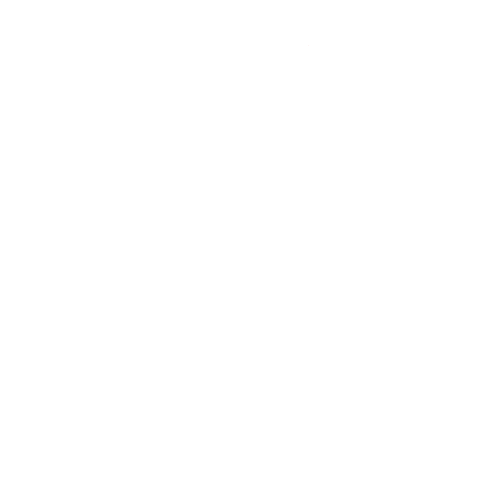
Frame 1 (no input)
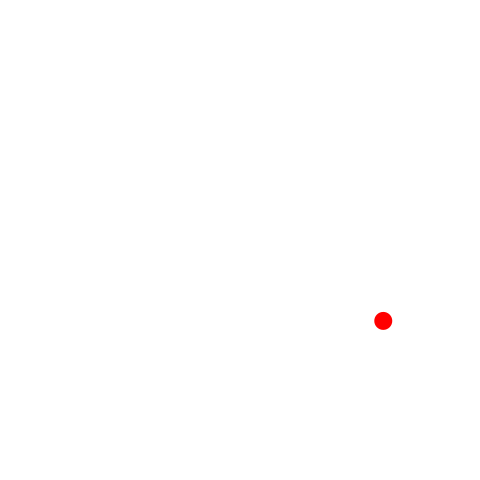
Frame 60 (the mouse pressed at the canvas centre just before this capture)
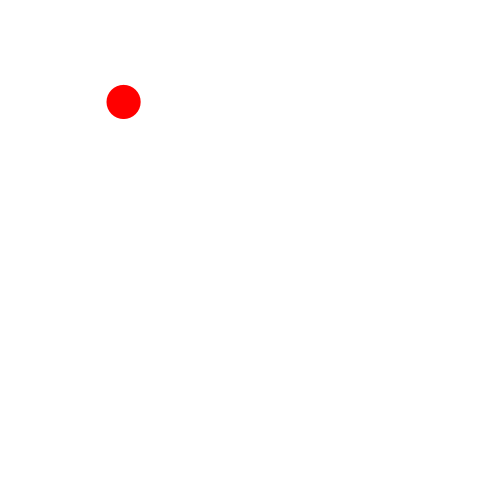
Frame 120 (the mouse held since frame 60 and released just before this capture)

The Processing sketch that drew these frames (run headless with seeded random() and noise(); from frame 60 on, the mouse is pressed at the canvas centre):

// Processing sketch: ballEnlarged2
// ── ballEnlarged2.pde
final float vx0min = -7;            // vxの初期値の下限
final float vx0max = 5;             // vxの初期値の上限
final float vy0min = 4;             // vyの初期値の下限
final float vy0max = 10;            // vyの初期値の上限
final float fps = 60;               // 1秒間あたりのフレーム数
final float gravity = 9.8 / fps;    // 1フレームあたりの重力加速度
final float elas = 0.98;            // 反発係数
final float D = 40;                 // ボールの直径
final float hueMax = 360.0;         // 色相の最大値
Ball Ball0;

void setup() {
  frameRate(fps);
  size(480, 480);
  noStroke();
  colorMode(HSB, hueMax, 100, 100);
  fill(0, 0, 0);
  Ball0=new Ball();
  Ball0.setX(random(D / 2, width - D / 2));     // ボールの中心のx座標
  Ball0.setY(random(D / 2, height / 5));     // ボールの中心のy座標
  Ball0.setVX(random(vx0min, vx0max));           // ボールの速度のx成分
  Ball0.setVY(random(vy0min, vy0max));          // ボールの速度のy成分
}

void draw() {
  background(0, 0, 100);
  Ball0.move();
  //Ball0.draw(Ball0.VX, Ball0.VY);
  ellipse(Ball0.X, Ball0.Y, Ball0.d, Ball0.d);
}

class Ball {
  float X  =0;
  float Y  =0;
  float VX =0;
  float VY =0;
  float d=0;
  boolean Expand=true;
  boolean Switch=false;
  final float MAXEXPAND=150;
  final float MINEXPAND=30;
  void setX(float X) {
    this.X = X;
  }
  void setY(float Y) {
    this.Y = Y;
  }
  void setVX(float VX) {
    this.VX = VX;
  }
  void setVY(float VY) {
    this.VY = VY;
  }
  void setd(float D) {
    this.d = D;
  }
  void move() {
    expand();
    X  += VX;          // ボールが速度ぶん移動する
    VY += gravity;           // 速度のy成分に重力加速度を加算する
    Y  += VY;          // ボールが速度ぶん移動する
    if (X < d / 2) {
      VX = - VX * elas;
      X = d / 2;
      if (Expand==true) {
        Expand=false;
      } else if (Expand==false) {
        Expand=true;
      }
    } else if (X > width - d / 2) {
      VX = - VX  * elas;
      X = width - d / 2;
      if (Expand==true) {
        Expand=false;
      } else if (Expand==false) {
        Expand=true;
      }
    }
    if (Y > height - d / 2) {
      VY = - VY * elas;
      Y = height - d / 2;
      if (Expand==true) {
        Expand=false;
      } else if (Expand==false) {
        Expand=true;
      }
    } else if (Y < d / 2) {
      VY = - VY * elas;
      Y = d / 2;
      if (Expand==true) {
        Expand=false;
      } else if (Expand==false) {
        Expand=true;
      }
    }
  }
  void draw(float vx, float vy) {
    fill(((sqrt(vx * vx + vy * vy) * 16) % hueMax), 100, 100);
  }
  void expand() {
    if (d<=MAXEXPAND&&Expand==true) {
      Expand=true;
    }
    if (d>MAXEXPAND&&Expand==true) {
      Expand=false;
    }
    if (d>=MINEXPAND&&Expand==false) {
      Expand=false;
    }
    if (d<MINEXPAND&&Expand==false) {
      Expand=true;
    }

    if (Expand==true) {
      fill(0, 100, 100);
      d+=0.3;
    }
    if (Expand==false) {
      fill(180, 100, 100);
      d-=0.3;
    }
  }
}
